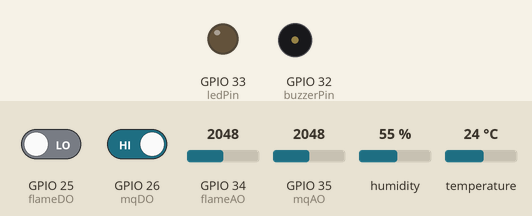
A sketch run on a simulated ESP32. Parts: output pins drawn as LEDs (lit = HIGH), buzzer (waves = sounding). The test bench sets the inputs (shaded band); at power-on: GPIO 25 (flameDO) LOW, GPIO 34 (flameAO) = 2048, GPIO 35 (mqAO) = 2048, GPIO 26 (mqDO) HIGH, humidity 55 %, temperature 24 °C. WiFi joins after 1.5 s; servers stay silent unless stated; the local clock reads 2024-03-15 10:24:30 at power-on unless the sketch sets it; what the sketch prints to the serial monitor is not drawn.

Above: at 5.1 s.
5.2 s: GPIO 25 (flameDO) driven HIGH
At 7.25 s:
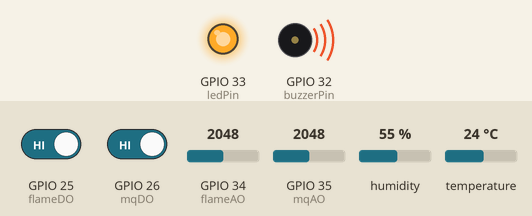
At 8.3 s:
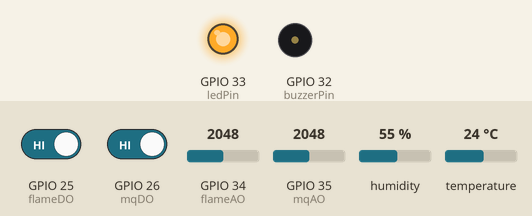
12.0 s: GPIO 34 (flameAO) set to 122
17.5 s: GPIO 35 (mqAO) set to 122
23.5 s: GPIO 26 (mqDO) driven LOW
27.2 s: GPIO 34 (flameAO) set to 60
32.5 s: GPIO 35 (mqAO) set to 60
Timing chart, 0 to 39.0 s (numbered marks = the images above; inputs shaded):
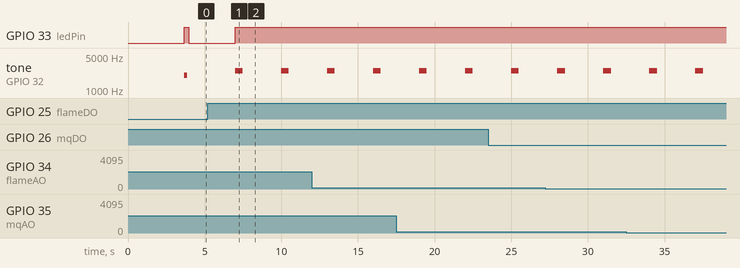

The sketch:

esp32code.ino
```cpp
#include "DHT.h"
#include <WiFi.h>
#include <FirebaseESP32.h>

// WiFi Configuration
#define WIFI_SSID "SSID"
#define WIFI_PASSWORD "PASSWORD"

// Firebase Configuration
#define API_KEY  "API_KEY"
#define DATABASE_URL "DATABASE_URL"
#define USER_EMAIL "Example@gmail.com"
#define USER_PASSWORD "Password"

FirebaseData fbdo;
FirebaseAuth auth;
FirebaseConfig config;

// Pin Configuration
const int flameDO = 25;
const int flameAO = 34;
const int mqDO = 26;
const int mqAO = 35;
const int buzzerPin = 32;  // Buzzer
const int ledPin = 33;     // LED
#define DHTPIN 27
#define DHTTYPE DHT11

DHT dht(DHTPIN, DHTTYPE);

// Time Configuration
#include "time.h"
const char* ntpServer = "pool.ntp.org";
const long  gmtOffset_sec = 2 * 3600;
const int   daylightOffset_sec = 0;

// Timing Variables
unsigned long previousMillis = 0;
unsigned long previousStatusUpdate = 0;
unsigned long wifiReconnectMillis = 0;
const long interval = 3000;  // قراءة البيانات
const long statusInterval = 1000;  // تحديث الحالة
const long wifiCheckInterval = 30000;  // فحص WiFi

// System Status Variables
bool setupComplete = false;
bool firebaseConnected = false;
int failedReadings = 0;
int successfulReadings = 0;
int firebaseErrors = 0;
int wifiDisconnects = 0;
unsigned long systemUptime = 0;
unsigned long lastSuccessfulRead = 0;

// Sensor History for averaging
const int historySize = 5;
float tempHistory[historySize] = {0};
float humHistory[historySize] = {0};
int historyIndex = 0;

// Alert Configuration
bool previousFireState = false;
bool previousGasState = false;
unsigned long lastAlertTime = 0;
const long alertCooldown = 2000;  // منع تكرار الإنذارن

void setup() {
  Serial.begin(115200);
  delay(1000);

  Serial.println("ESP32 Advanced IoT Safety System\n");
  Serial.println("Version 2.0 Enhanced\n  ");

  // Sensors and Output Initialization
  Serial.print("→ [1/5] Initializing Hardware... ");
  dht.begin();
  pinMode(flameDO, INPUT);
  pinMode(mqDO, INPUT);
  pinMode(buzzerPin, OUTPUT);
  pinMode(ledPin, OUTPUT);
  digitalWrite(buzzerPin, LOW);
  digitalWrite(ledPin, LOW);
  Serial.println(" OK");

  // WiFi Connection
  Serial.print("→ [2/5] Connecting to WiFi");
  WiFi.mode(WIFI_STA);
  WiFi.begin(WIFI_SSID, WIFI_PASSWORD);

  int wifiTimeout = 0;
  while (WiFi.status() != WL_CONNECTED && wifiTimeout < 40) {
    delay(500);
    Serial.print(".");
    wifiTimeout++;
  }

  if (WiFi.status() == WL_CONNECTED) {
    Serial.println(" Connected!");
    Serial.printf("  SSID: %s\n", WIFI_SSID);
    Serial.printf("  IP Address: %s\n", WiFi.localIP().toString().c_str());
    Serial.printf("  Signal: %d dBm\n", WiFi.RSSI());
    Serial.printf("  MAC: %s\n", WiFi.macAddress().c_str());
  } else {
    Serial.println(" Failed!");
    Serial.println(" System will continue with limited functionality");
  }

  // Firebase Configuration
  Serial.print("→ [3/5] Configuring Firebase... ");
  config.api_key = API_KEY;
  config.database_url = DATABASE_URL;
  auth.user.email = USER_EMAIL;
  auth.user.password = USER_PASSWORD;
  config.token_status_callback = tokenStatusCallback;

  Firebase.begin(&config, &auth);
  Firebase.reconnectWiFi(true);
  Firebase.setReadTimeout(fbdo, 1000 * 60);
  Firebase.setwriteSizeLimit(fbdo, "tiny");
  Serial.println("OK");

  // Firebase Authentication
  Serial.print("→ [4/5] Authenticating... ");
  int fbTimeout = 0;
  while (!Firebase.ready() && fbTimeout < 30) {
    delay(1000);
    Serial.print(".");
    fbTimeout++;
  }

  if (Firebase.ready()) {
    Serial.println("Authenticated");
    firebaseConnected = true;

    // إرسال معلومات النظام الأولية
    FirebaseJson systemInfo;
    systemInfo.set("device_id", WiFi.macAddress());
    systemInfo.set("firmware_version", "2.0");
    systemInfo.set("boot_time", getTimeStamp());
    Firebase.setJSON(fbdo, "/SystemInfo", systemInfo);
  } else {
    Serial.println(" Failed!");
    Serial.println(" Data will be logged locally only");
  }

  // Time Synchronization
  Serial.print("→ [5/5] Syncing Time... ");
  configTime(gmtOffset_sec, daylightOffset_sec, ntpServer);
  delay(1000);
  struct tm timeinfo;
  if (getLocalTime(&timeinfo)) {
    Serial.println(" Synchronized");
    Serial.printf("   • Current Time: %s\n", getTimeStamp().c_str());
  } else {
    Serial.println(" Failed");
  }

  Serial.println("System Ready - Monitoring Active  \n");

  setupComplete = true;
  systemUptime = millis();

  // Test Alert
  testAlert();
}

void testAlert() {
  Serial.println("→ Testing Alert System...");
  digitalWrite(ledPin, HIGH);
  tone(buzzerPin, 2000, 200);
  delay(300);
  digitalWrite(ledPin, LOW);
  Serial.println(" Alert System OK\n");
}

void tokenStatusCallback(TokenInfo info) {
  if (info.status == token_status_error) {
    firebaseConnected = false;
    Serial.printf(" Token Error: %s\n", info.error.message.c_str());
  } else if (info.status == token_status_ready) {
    firebaseConnected = true;
  }
}

String getTimeStamp() {
  struct tm timeinfo;
  if (!getLocalTime(&timeinfo)) {
    return "Time-Error";
  }
  char buffer[30];
  strftime(buffer, 30, "%Y-%m-%d %H:%M:%S", &timeinfo);
  return String(buffer);
}

String getUptime() {
  unsigned long seconds = millis() / 1000;
  unsigned long minutes = seconds / 60;
  unsigned long hours = minutes / 60;
  unsigned long days = hours / 24;

  seconds %= 60;
  minutes %= 60;
  hours %= 24;

  char buffer[50];
  sprintf(buffer, "%lud %02lu:%02lu:%02lu", days, hours, minutes, seconds);
  return String(buffer);
}

float getAverageTemp() {
  float sum = 0;
  for (int i = 0; i < historySize; i++) {
    sum += tempHistory[i];
  }
  return sum / historySize;
}

float getAverageHum() {
  float sum = 0;
  for (int i = 0; i < historySize; i++) {
    sum += humHistory[i];
  }
  return sum / historySize;
}

void triggerAlert(bool fire, bool gas) {
  unsigned long currentTime = millis();

  // منع تكرار الإنذار
  if (currentTime - lastAlertTime < alertCooldown) {
    return;
  }

  if (fire || gas) {
    digitalWrite(ledPin, HIGH);
    if (fire) {
      tone(buzzerPin, 2500, 500);  // صوت  للحريق
    } else {
      tone(buzzerPin, 1500, 300);  // صوت  للغاز
    }
    lastAlertTime = currentTime;
  } else {
    digitalWrite(ledPin, LOW);
    noTone(buzzerPin);
  }
}

void checkWiFiConnection() {
  if (WiFi.status() != WL_CONNECTED) {
    wifiDisconnects++;
    Serial.println("\n WiFi Disconnected! Attempting reconnection...");
    WiFi.reconnect();

    int retries = 0;
    while (WiFi.status() != WL_CONNECTED && retries < 20) {
      delay(500);
      Serial.print(".");
      retries++;
    }

    if (WiFi.status() == WL_CONNECTED) {
      Serial.println("\n WiFi Reconnected!");
    } else {
      Serial.println("\n Reconnection Failed");
    }
  }
}

void updateSystemStatus() {
  if (!Firebase.ready()) return;

  FirebaseJson status;
  status.set("online", true);
  status.set("uptime", getUptime());
  status.set("wifi_signal", WiFi.RSSI());
  status.set("wifi_connected", WiFi.status() == WL_CONNECTED);
  status.set("firebase_connected", firebaseConnected);
  status.set("successful_reads", successfulReadings);
  status.set("failed_reads", failedReadings);
  status.set("firebase_errors", firebaseErrors);
  status.set("wifi_disconnects", wifiDisconnects);
  status.set("free_heap", ESP.getFreeHeap());
  status.set("last_update", getTimeStamp());

  Firebase.setJSON(fbdo, "/SystemStatus", status);
}

void loop() {
  if (!setupComplete) return;

  unsigned long currentMillis = millis();

  // فحص اتصال WiFi بشكل دوري
  if (currentMillis - wifiReconnectMillis >= wifiCheckInterval) {
    wifiReconnectMillis = currentMillis;
    checkWiFiConnection();
  }

  // تحديث حالة النظام
  if (currentMillis - previousStatusUpdate >= statusInterval) {
    previousStatusUpdate = currentMillis;
    updateSystemStatus();
  }

  // قراءة البيانات من الحساسات
  if (currentMillis - previousMillis >= interval) {
    previousMillis = currentMillis;

    // قراءة الحساسات
    int flameDigital = digitalRead(flameDO);
    int flameAnalog  = analogRead(flameAO);
    int mqDigital = digitalRead(mqDO);
    int mqAnalog  = analogRead(mqAO);
    float h = dht.readHumidity();
    float t = dht.readTemperature();

    // التحقق من صحة القراءات
    bool validReading = !isnan(t) && !isnan(h) && t > -40 && t < 80 && h > 0 && h < 100;

    if (validReading) {
      successfulReadings++;
      lastSuccessfulRead = currentMillis;

      // حفظ في التاريخ عشان chart
      tempHistory[historyIndex] = t;
      humHistory[historyIndex] = h;
      historyIndex = (historyIndex + 1) % historySize;
    } else {
      failedReadings++;
      Serial.println("DHT Sensor Read Error!");
    }

    // كشف الخطر
    bool fireDanger = (flameDigital == HIGH);
    bool gasDanger = (mqDigital == LOW);
    bool anyDanger = (fireDanger || gasDanger);

    // تفعيل الإنذار
    triggerAlert(fireDanger, gasDanger);

    // طباعة التنبيهات
    if (fireDanger && !previousFireState) {
      Serial.println("FIRE ALERT - IMMEDIATE!\n");
    }

    if (gasDanger && !previousGasState) {
      Serial.println("GAS/SMOKE ALERT - EVACUATE! \n");
    }

    previousFireState = fireDanger;
    previousGasState = gasDanger;

    // عرض البيانات
    Serial.printf("Time: %-50s \n", getTimeStamp().c_str());

    if (validReading) {
      Serial.printf("Temp: %5.1f°C (Avg: %.1f°C) |  Humidity: %5.1f%%  \n",
                    t, getAverageTemp(), h);
    } else {
      Serial.printf("Temp: ERROR        |  Humidity: ERROR           \n");
    }

    Serial.printf("Flame: D=%d A=%4d    |  Gas: D=%d A=%4d          \n",
                  flameDigital, flameAnalog, mqDigital, mqAnalog);

    Serial.printf("Status: %-48s \n",
                  anyDanger ? "  DANGER DETECTED!" : " All Systems Normal");

    // إرسال البيانات إلى Firebase
    if (Firebase.ready()) {
      String timestamp = getTimeStamp();
      FirebaseJson json;

      json.set("timestamp", timestamp);
      json.set("temperature", validReading ? t : -999);
      json.set("humidity", validReading ? h : -999);
      json.set("temperature_avg", validReading ? getAverageTemp() : -999);
      json.set("humidity_avg", validReading ? getAverageHum() : -999);
      json.set("flame/digital", flameDigital);
      json.set("flame/analog", flameAnalog);
      json.set("gas/digital", mqDigital);
      json.set("gas/analog", mqAnalog);
      json.set("danger", anyDanger ? 1 : 0);
      json.set("fire_detected", fireDanger ? 1 : 0);
      json.set("gas_detected", gasDanger ? 1 : 0);
      json.set("sensor_status", validReading ? "OK" : "ERROR");
      json.set("uptime", getUptime());
      json.set("wifi_signal", WiFi.RSSI());

      // تحديث القراءات الحالية
      if (Firebase.setJSON(fbdo, "/Sensors", json)) {
        // نجح الإرسال
      } else {
        firebaseErrors++;
        Serial.printf(" Firebase Error: %s\n", fbdo.errorReason().c_str());
      }

      // حفظ في السجل التاريخي
      String logPath = "/SensorLogs/" + String(currentMillis);
      Firebase.setJSON(fbdo, logPath.c_str(), json);

      // حفظ الإنذارات في قاعدة منفصلة
      if (anyDanger) {
        FirebaseJson alertJson;
        alertJson.set("timestamp", timestamp);
        alertJson.set("type", fireDanger ? "FIRE" : "GAS");
        alertJson.set("severity", "HIGH");
        alertJson.set("message", fireDanger ? "Fire detected!" : "Gas-Smoke detected!");

        String alertPath = "/Alerts/" + String(currentMillis);
        Firebase.setJSON(fbdo, alertPath.c_str(), alertJson);
      }
    }
  }

  delay(10);
}
```

Measured:
- after the input at 5.2 s, GPIO 33 (ledPin): LOW → HIGH after 1.8 s; tone on GPIO 32 (buzzerPin): alternates 2500 Hz for 0.50 s and silent for 2.5 s, starting after 1.8 s
